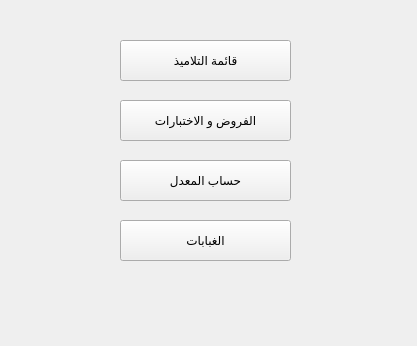
<?xml version="1.0" encoding="UTF-8"?>
<ui version="4.0">
 <class>Form</class>
 <widget class="QWidget" name="Form">
  <property name="geometry">
   <rect>
    <x>0</x>
    <y>0</y>
    <width>417</width>
    <height>346</height>
   </rect>
  </property>
  <property name="windowTitle">
   <string>Form</string>
  </property>
  <property name="styleSheet">
   <string notr="true">background-image: url(:/apsence.png);</string>
  </property>
  <widget class="QPushButton" name="pushButton">
   <property name="geometry">
    <rect>
     <x>120</x>
     <y>40</y>
     <width>171</width>
     <height>41</height>
    </rect>
   </property>
   <property name="text">
    <string>قائمة التلاميذ</string>
   </property>
  </widget>
  <widget class="QPushButton" name="pushButton_2">
   <property name="geometry">
    <rect>
     <x>120</x>
     <y>220</y>
     <width>171</width>
     <height>41</height>
    </rect>
   </property>
   <property name="text">
    <string>الغبابات</string>
   </property>
  </widget>
  <widget class="QPushButton" name="pushButton_3">
   <property name="geometry">
    <rect>
     <x>120</x>
     <y>100</y>
     <width>171</width>
     <height>41</height>
    </rect>
   </property>
   <property name="text">
    <string>الفروض و الاختبارات</string>
   </property>
  </widget>
  <widget class="QPushButton" name="pushButton_4">
   <property name="geometry">
    <rect>
     <x>120</x>
     <y>160</y>
     <width>171</width>
     <height>41</height>
    </rect>
   </property>
   <property name="text">
    <string>حساب المعدل</string>
   </property>
  </widget>
 </widget>
 <resources>
  <include location="file_qrc.qrc"/>
 </resources>
 <connections/>
</ui>
